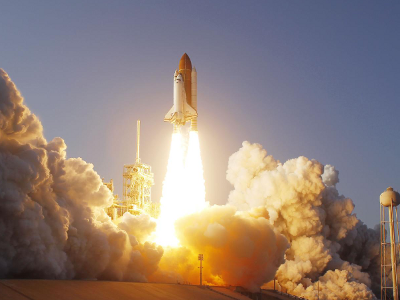
#> input picture rocket.png, 400 x 300 px
$ python image.py   (Python 2 division)
#> lines starting #> are read from the running program, lines starting #| are printed output that depends on the picture
#!/usr/bin/env python
# coding: utf-8
# -*- coding: utf-8 -*-
# ---------------------------------#
"""
File : image.py
Author : Ruello V.
Description : 3ième TD algorithme numerique
"""
# ---------------------------------#

import numpy as np
from qr_transform import *
from householder import *
import matplotlib.pyplot as plt
import matplotlib.image as mpi
import matplotlib

# ---------------------------------#

def img_plot(matrix):
    plt.imshow(matrix)
    plt.show()

# ---------------------------------#

def load_picture(path):
#> called with path = 'rocket.png'
    return  mpi.imread(path)
#> returned value is the input picture: shape (300, 400, 3) float32; mean R, G, B 0.571, 0.504, 0.472


# ---------------------------------#

"""
Fonction calculant le SVD de la matrice
Pour l'instant, elle utilise numpy.
Elle devra utiliser la méthode implémentée dans le
TP.
"""
def svd(matrix):
    # print matrix
    # return algorithm(matrix, 500)
    return np.linalg.svd(matrix, full_matrices=True)


# ---------------------------------#

"""
Renvoie les matrices (r, g, b) de l'image
"""
def get_rgb_matrices(rgb):
    size = rgb.shape
#> size = (300, 400, 3)
    r = np.zeros((size[0],size[1]))
    g = np.zeros((size[0],size[1]))
    b = np.zeros((size[0],size[1]))
    for i in xrange(size[0]):
        for j in xrange(size[1]):
            r[i,j] = rgb[i,j,0]
            g[i,j] = rgb[i,j,1]
            b[i,j] = rgb[i,j,2]
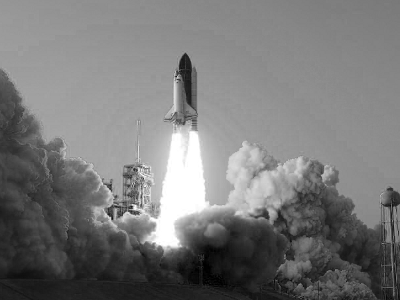
#> b: shape (300, 400) float64; min 0, max 1, mean 0.472
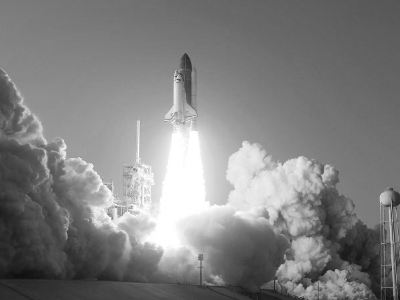
#> g: shape (300, 400) float64; min 0.0588, max 1, mean 0.504
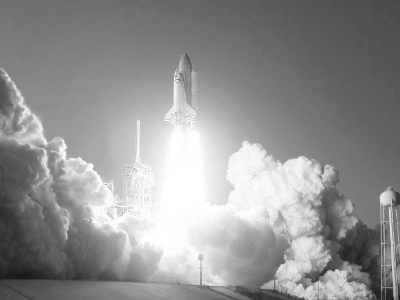
#> r: shape (300, 400) float64; min 0.0902, max 1, mean 0.571
    return (r, g, b)


# ---------------------------------#

"""
Renvoie la matrice reconsitutée à l'aide du SVD et en gardant les k premières
valeurs singulières
"""
def matrix_svd(matrix, k):
#> called with k = 5
    (U, s, V) = svd(matrix)
#> s = 300 values, max 207.7 at index 0, min 0.00836 at index 299, mean 1.4
    reconstimg = np.matrix(U[:, :k]) * np.diag(s[:k]) * np.matrix(V[:k, :])

    #Gestion des dépassements d'intensité de couleur
    for i in xrange(reconstimg.shape[0]):
        for j in xrange(reconstimg.shape[1]):
            if reconstimg[i,j] > 1:
                reconstimg[i,j] = 1
            elif reconstimg[i,j] < 0:
                reconstimg[i,j] = 0
#> reconstimg: shape (300, 400) float64; min 0.0675, max 1, mean 0.57

    return reconstimg


def matrix_svd_eighen_values(matrix):
    (U, s, V) = svd(matrix)
    return s;


# ---------------------------------#

"""
Fonction calculant la taille de l'image compressée en gardant
les k premières valeurs singulières
"""
def compute_compressed_size(img, k):
    compressedSize = 0
    compressedSize += img.shape[0] * k
    compressedSize += k
    compressedSize += k * img.shape[1]
    return compressedSize * 3


# ---------------------------------#

"""
Fonction calculant la taille de l'image source
"""
def compute_source_image_size(img):
    return img.shape[0] * img.shape[1] * img.shape[2]


# ---------------------------------#

"""
Fonction qui prend en paramètre l'image "src".
Elle applique la compression, affiche et renvoie l'image décompressée.
"""
def svd_compress(src, k, plot = True):
    (r, g, b) = get_rgb_matrices(src)
    rc = matrix_svd(r, k)
    gc = matrix_svd(g, k)
#> after the loop in matrix_svd (call 2), `for i in xrange(reconstimg.shape[0]):`: reconstimg: shape (300, 400) float64; min 0.0385, max 1, mean 0.504
    bc = matrix_svd(b, k)
#> call 3 of matrix_svd, with k = 5
#> in matrix_svd (call 3), `(U, s, V) = svd(matrix)`:
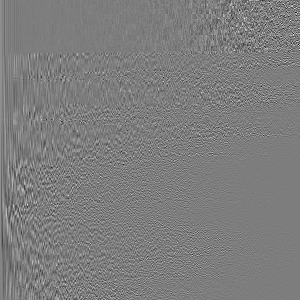
#> U: shape (300, 300) float64; min -0.455, max 0.468, mean 6.66e-05; drawn with min black and max white
#> in matrix_svd (call 3), `(U, s, V) = svd(matrix)`:
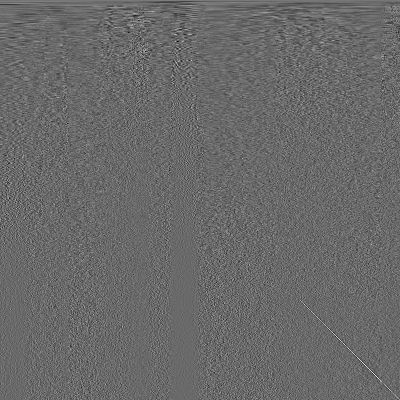
#> V: shape (400, 400) float64; min -0.361, max 0.509, mean 0.000142; drawn with min black and max white
#> in matrix_svd (call 3), `(U, s, V) = svd(matrix)`: s = 300 values, max 173.9 at index 0, min 0.00834 at index 299, mean 1.32
#> after the loop in matrix_svd (call 3), `for i in xrange(reconstimg.shape[0]):`: reconstimg: shape (300, 400) float64; min 0.00598, max 1, mean 0.471
    img = np.zeros((rc.shape[0],rc.shape[1], 3))
    for i in xrange(rc.shape[0]):
        for j in xrange(rc.shape[1]):
            img[i,j,0] = rc[i,j]
            img[i,j,1] = gc[i,j]
            img[i,j,2] = bc[i,j]
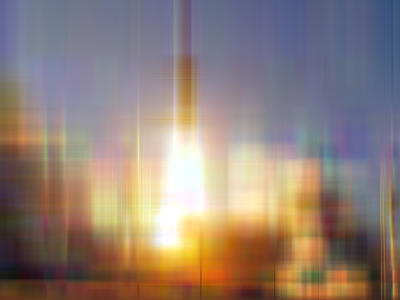
#> img: shape (300, 400, 3) float64; mean of channels 0, 1, 2 0.57, 0.504, 0.471; drawn as R, G, B
    if plot:
        img_plot(img)
    else:
        print "."
    return img


"""
Fonction qui affiche un graphe représentant la taille de l'image compressée en Fonction
du nombre de valeurs singulières gardées.
"""
def graph_size(img, start = 1, end = 200, step = 1):
#> called with start = 1, end = 200, step = 1
    X = range(start, end, step)
    Y = list()
    Z = [compute_source_image_size(img)] *  ((end-start) / step)
#> Z = 199 values from 360000 to 360000
    for k in range(start, end, step):
        Y.append(compute_compressed_size(img, k))
#> after the loop, Y = 199 values from 2103 to 418497
    plt.title(u"Taille de l'image compressée en fonction du rang")
    plt.ylabel(u"Taille de l'image compressée au rang k")
    plt.xlabel("k")
    plt.plot(X, Y)
    plt.plot(X, Z)
    plt.show()
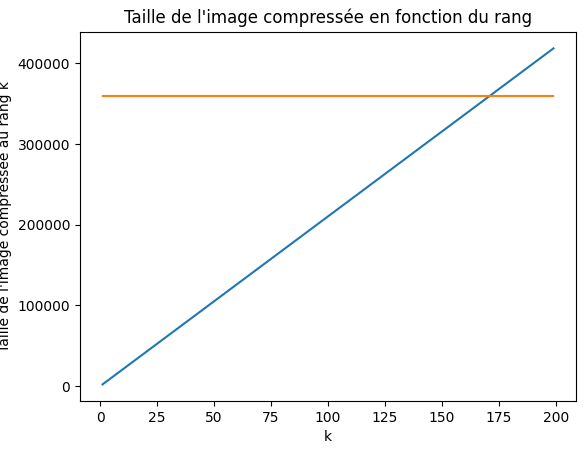
#> figure drawn by matplotlib, 1 panel; curve peaks at x = 199, y = 418497


    plt.ylabel(u"Taille de l'image compressée (octets)")
    plt.xlabel("Rang k")
    plt.plot(X, Y, label="Image compressée")
    plt.plot(X, Z, label="Image originale")
#> (the run stopped early here; a loop or call above may not have finished)

$ run again, with earth.png copied over rocket.png
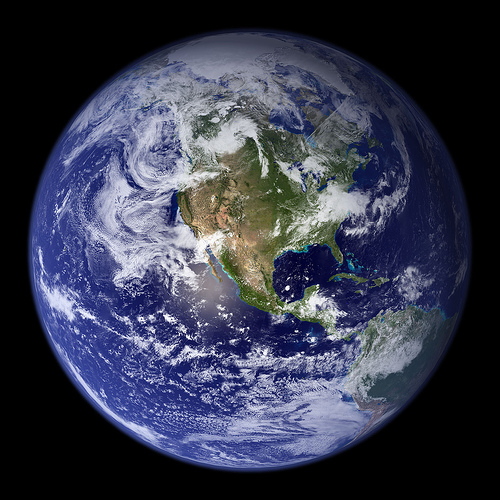
#> input picture earth.png, 500 x 500 px
#> in load_picture, returned value is the input picture: shape (500, 500, 3) float32; mean R, G, B 0.214, 0.227, 0.299
#> s = 500 values, max 140.8 at index 0, min 1.3e-14 at index 453, mean 2.03
#> after the loop in matrix_svd, `for i in xrange(reconstimg.shape[0]):`:
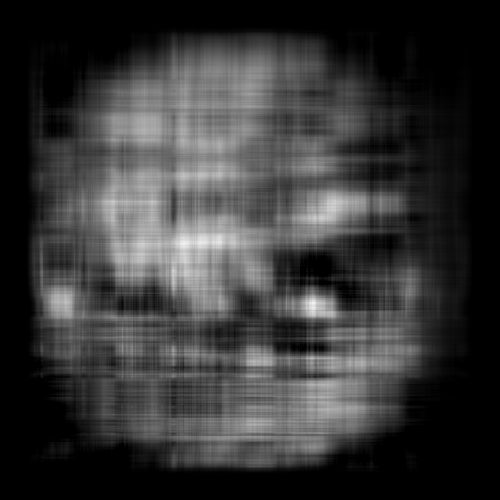
#> reconstimg: shape (500, 500) float64; min 0, max 0.962, mean 0.216
#> Z = 199 values from 750000 to 750000
#> after the loop in graph_size, `for k in range(start, end, step):`: Y = 199 values from 3003 to 597597
#> in graph_size, `plt.show()`:
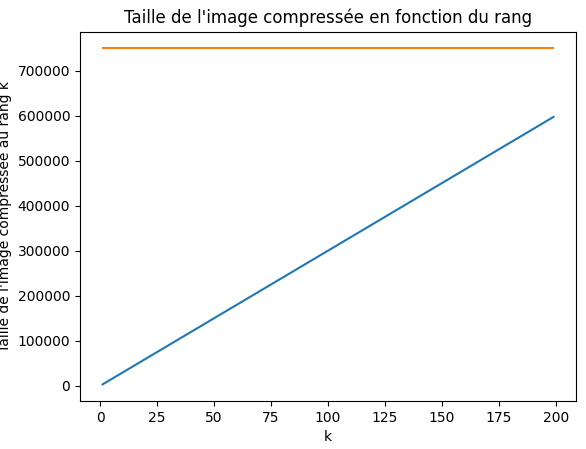
#> figure drawn by matplotlib, 1 panel; curve peaks at x = 199, y = 597597
